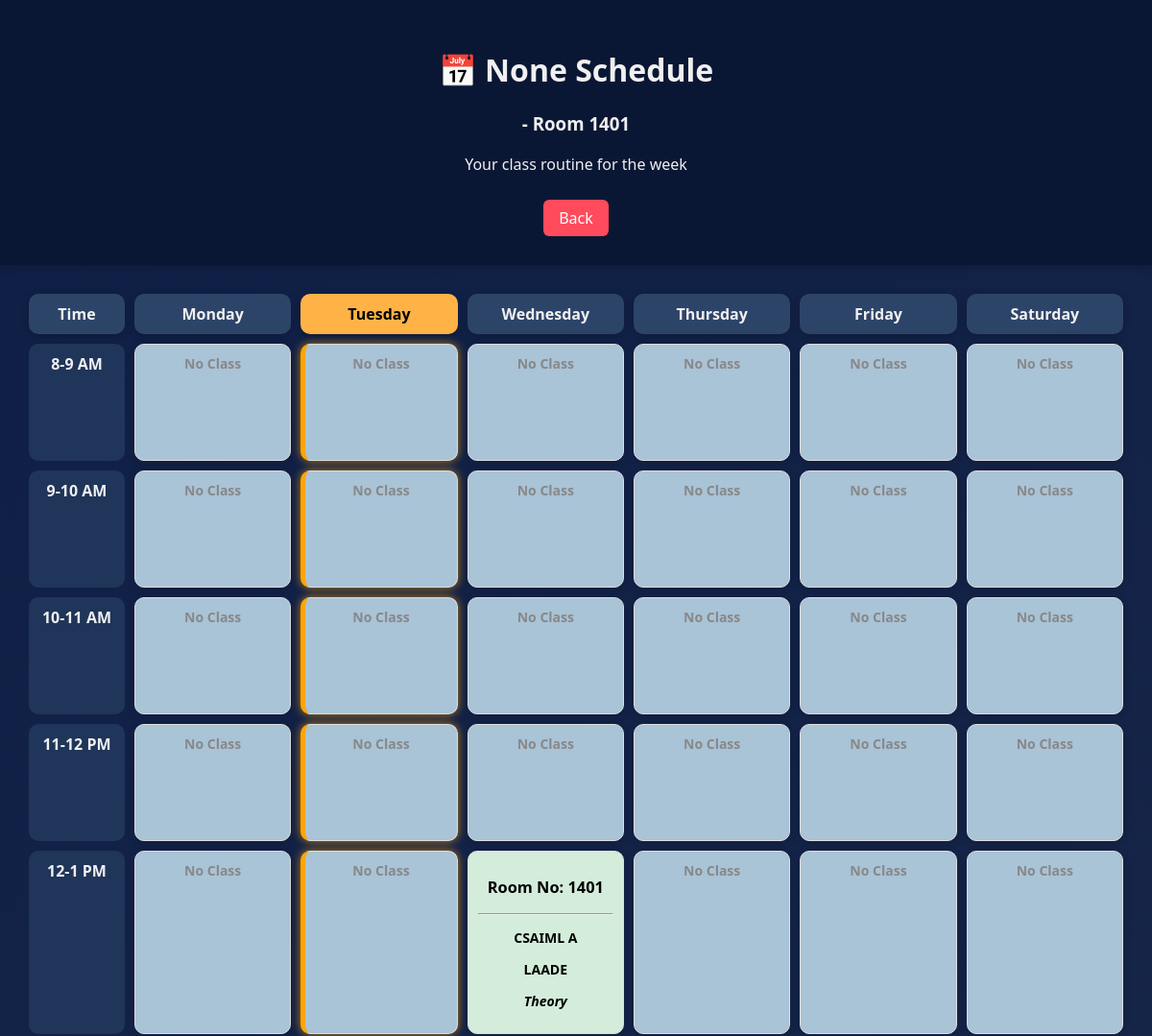
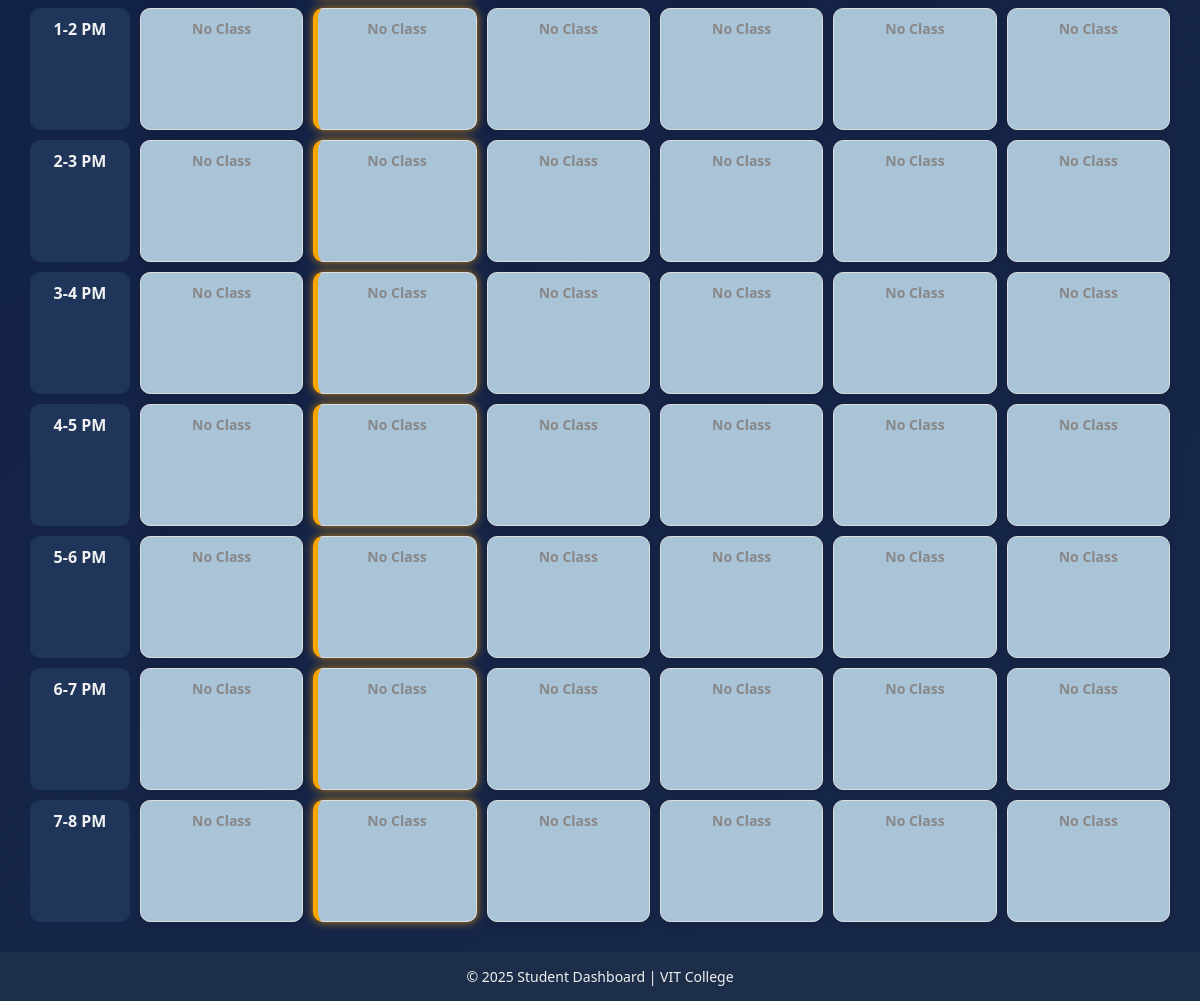
The page /schedule/1401/ on the database its author committed (2 pictures, top to bottom).
### TimeTable/models.py (models this page shows, shortened)
class FacultysTT(models.Model):
    DAYS_CHOICES = [
        ("Monday", "Monday"),
        ("Tuesday", "Tuesday"),
        ("Wednesday", "Wednesday"),
        ("Thursday", "Thursday"),
        ("Friday", "Friday"),
        ("Saturday", "Saturday"),
    ]
    TIME_SLOT_CHOICES = [
        ("8-9 AM", "8-9 AM"),
        ("9-10 AM", "9-10 AM"),
        ("10-11 AM", "10-11 AM"),
        ("11-12 PM", "11-12 PM"),
        ("12-1 PM", "12-1 PM"),
        ("1-2 PM", "1-2 PM"),
        ("2-3 PM", "2-3 PM"),
        ("3-4 PM", "3-4 PM"),
        ("4-5 PM", "4-5 PM"),
        ("5-6 PM", "5-6 PM"),
    ]
    CLASS_TYPE_CHOICES = [
        ("Theory", "Theory"),
        ("Lab", "Lab"),
        ("Tutorial", "Tutorial"),
    ]
    SEM_CHOICES = [(str(i), str(i)) for i in range(1, 8 + 1)]  # 1 to 8
    BATCH_CHOICES = [
        ("all", "All"),
        ("1", "1"),
        ("2", "2"),
        ("3", "3"),
    ]
    YEAR_CHOICES = {
        ("FY","FY"),
        ("SY","SY"),
        ("TY","TY"),
        ("4Y","4Y")
    }
    teachersID = models.IntegerField(default=00000)
    teacher_name = models.ForeignKey(Flogin, on_delete=models.SET_NULL, null=True, related_name="timetable_entries")
    day = models.CharField(max_length=10, choices=DAYS_CHOICES)
    time_slot = models.CharField(max_length=10, choices=TIME_SLOT_CHOICES)
    room_no = models.CharField(max_length=10)
    year = models.CharField(max_length=2, default=None, null=True, choices=YEAR_CHOICES)
    semester = models.CharField(max_length=2,default="NA", choices=SEM_CHOICES)
    course_name = models.CharField(max_length=100, choices=BRANCHES_CHOICES)
    div = models.CharField(max_length=1,default="A")
    subject_name = models.CharField(max_length=100)
    class_type = models.CharField(max_length=10, choices=CLASS_TYPE_CHOICES)
    batch = models.CharField(max_length=10, choices=BATCH_CHOICES, default="all")

### ASEP2/views.py (the view, shortened to what this page needs)
# urls.py: path('schedule/', views.schedule, name='own_schedule'),
def schedule(request, identifier=None):
    data = {}
    today_date = date.today()
    user_data = request.session.get("user")
    role = request.session.get("role")
    is_room_view = False
    TTd = []
    temp_tt = []
    canceled = []
    if identifier is None and role == "Faculty":
        teacher_name = request.session.get("Name")
        TTd = FacultysTT.objects.filter(teacher_name__Name=teacher_name)
        temp_tt = TempFacultysTT.objects.filter(teacher_name=teacher_name, end_date__gte=today_date)
        canceled = CanceledClass.objects.filter(teacher_name=teacher_name, end_date__gte=today_date)
        Name = teacher_name
        data["teachersId"] = user_data["teachersID"]
    else:
        if "-" in identifier:
            try:
                course_name, year, div = identifier.split("-")
                TTd = FacultysTT.objects.filter(course_name=course_name, div=div)
                temp_tt = TempFacultysTT.objects.filter(course_name=course_name, division=div, end_date__gte=today_date)
                canceled = CanceledClass.objects.filter(course_name=course_name, division=div, end_date__gte=today_date)
                Name = f"{course_name} {year} - {div}"
                data["class"] = f"{course_name} - {div}"
            except ValueError:
                return HttpResponse("Invalid identifier format.", status=400)
        else:
            try:
                RoomNo = int(identifier)
                is_room_view = True
                TTd = FacultysTT.objects.filter(room_no=RoomNo)
                temp_tt = TempFacultysTT.objects.filter(room_no=RoomNo, end_date__gte=today_date)
                canceled = CanceledClass.objects.filter(room_no=RoomNo, end_date__gte=today_date)
                Name = f"Room {RoomNo}"
            except ValueError:
                TTd = FacultysTT.objects.filter(teacher_name__Name=identifier)
                temp_tt = TempFacultysTT.objects.filter(teacher_name=identifier, end_date__gte=today_date)
                canceled = CanceledClass.objects.filter(teacher_name=identifier, end_date__gte=today_date)
                Name = identifier
                data["teachersId"] = Flogin.objects.get(Name=identifier).teachersID if Flogin.objects.filter(Name=identifier).exists() else ""
    days = ["Monday", "Tuesday", "Wednesday", "Thursday", "Friday", "Saturday"]
    hours = ['8-9 AM', '9-10 AM', '10-11 AM', '11-12 PM', '12-1 PM', '1-2 PM',
             '2-3 PM', '3-4 PM', '4-5 PM', '5-6 PM', '6-7 PM', '7-8 PM']
    dic = {day: {} for day in days}
    for day in days:
        for hour in hours:
            dic[day][hour] = ("", "", "", "", "", "", "")  # default
            cancel_entry = next((c for c in canceled if c.day == day and c.time_slot == hour), None)
            cancel_remark = f" (Canceled)" if cancel_entry else ""
            temp_entry_found = False
            if not temp_entry_found:
                for entry in TTd:
                    if entry.day == day and entry.time_slot == hour:
                        dic[day][hour] = (
                            entry.room_no,
                            entry.subject_name,
                            entry.teacher_name,
                            entry.class_type + cancel_remark,
                            entry.course_name,
                            entry.div,
                            ""
                        )
                        break
    today = datetime.today().strftime("%A")
    sday = canceled.values_list('start_date', flat=True).first()
    eday = canceled.values_list('end_date', flat=True).first()
    data.update({
        "Name": Name,
        "Role": role,
        "days": days,
        "hours": hours,
        "today": today,
        "dic": dic,
        "sday": sday,
        "eday": eday
    })
    return render(request, 'schedule.html', data)

### TimeTable/templatetags/filters.py (called while the page is built)
@register.filter
def get_item(dictionary, key):
    if isinstance(dictionary, dict):
        return dictionary.get(key)
    return None

### templates/schedule.html (shortened to what this page needs)
{% load static %}
{% load filters %}
<!DOCTYPE html>
<html lang="en">
<head>
  <link rel="stylesheet" href="{% static 'css/schedule.css' %}">
</head>
<body>
  <div class="dashboard-header">
    <h1>📅 {{Role}} Schedule</h1>
    {% if Role == "Student" %}
    <h3> {{Name}}</h3>
    <h3>Branch : {{ class }}, Batch : {{ batch }}</h3>
    {% else %}
    <h3>{{ teachersId }} - {{ Name }}</h3>
    {% endif %}
    <p>Your class routine for the week</p>
    <a href="javascript:history.back()" class="logout-btn">Back</a>
  </div>
  <div class="schedule-wrapper">
    <div class="schedule-table">
      <div class="schedule-row schedule-header">
        <div class="time-slot">Time</div>
        {% for day in days %}
        <div id="{{ day|lower }}" class="day {% if day == today %}highlight-day{% endif %}">
          {{ day }}
        </div>
        {% endfor %}
      </div>
      {% for hour in hours %}
      <div class="schedule-row">
        <div class="time-slot">{{ hour }}</div>
        {% for day in days %}
        {% with day_dict=dic|get_item:day %}
        {% with class_details=day_dict|get_item:hour %}
        {% if class_details.0 %}
        <div class="schedule-box
                                    {% if class_details.3 == 'Theory' %} theory-class
                                    {% elif class_details.3 == 'Lab' %} lab-class
                                    {% elif class_details.3 == 'Tutorial' %} tutorial-class
                                    {% endif %}">
          <h3>Room No: {{ class_details.0 }}</h3>
          <hr>
          <p>{{ class_details.4 }} {{ class_details.5}}</p>
          <p>{{ class_details.1 }}</p>
          <p><em>{{ class_details.3 }}</em></p>
        </div>
        {% else %}
        <div class="schedule-box empty-class {% if day == today %}highlight-box{% endif %}">
          No Class
        </div>
        {% endif %}
        {% endwith %}
        {% endwith %}
        {% endfor %}
      </div>
      {% endfor %}
    </div>
  </div>
  <footer>
    © 2025 Student Dashboard | VIT College
  </footer>
</body>
</html>

### static/css/schedule.css (style rules this page uses)
body { margin: 0; font-family: 'Segoe UI', sans-serif; background: linear-gradient(145deg, #0f1e46, #182848); color: #f0f0f0; }
.dashboard-header { text-align: center; padding: 30px 0; background-color: #0a1734; box-shadow: 0 2px 10px rgba(0, 0, 0, 0.2); }
.logout-btn { background: #ff4b5c; padding: 8px 16px; color: white; border-radius: 6px; text-decoration: none; margin-top: 10px; display: inline-block; }
.schedule-wrapper { padding: 30px; overflow-x: auto; }
.schedule-table { display: grid; grid-template-columns: 100px repeat(6, 1fr); gap: 10px; }
.schedule-row { display: contents; }
.schedule-header .day, .schedule-header .time-slot { font-weight: bold; background-color: #2d4469; text-align: center; padding: 10px; border-radius: 10px; box-shadow: 0 2px 8px rgba(0, 0, 0, 0.2); }
.schedule-box { background-color: #3a5a89; padding: 10px; border-radius: 10px; text-align: center; box-shadow: 0 2px 8px rgba(0, 0, 0, 0.15); font-size: 14px; }
.time-slot { background-color: #1f3559; padding: 10px; border-radius: 10px; text-align: center; font-weight: bold; }
footer { text-align: center; padding: 15px; font-size: 14px; background-color: #1c2e4a; margin-top: auto; }
.highlight-day { background-color: #ffb347 !important; color: #000; font-weight: bold; }
.highlight-box { border-left: 5px solid #ffa500 !important; box-shadow: 0 0 10px rgba(255, 165, 0, 0.7); }
.theory-class { background-color: #d4edda; }
.empty-class { background-color: #f0f0f0; color: #aaa; }

### templates/schedule.html (style rules this page uses)
.schedule-box { flex: 1; border: 1px solid #ddd; padding: 10px; text-align: center; min-height: 100px; color: #000; font-weight: bold; }
.theory-class { background-color: #d4edda; color: #000; }
.empty-class { background-color: #a9c3d7; color: #888; }

### rows shown on the page
FacultysTT: room_no "1401", course_name "CSAIML", subject_name "LAADE", class_type "Theory"

### other values the page prints
{{ Role }} "None"
{{ Name }} "Room 1401"
{{ day }} "Monday" "Tuesday" "Wednesday" "Thursday" "Friday" "Saturday"
{{ hour }} "8-9 AM" "9-10 AM" "10-11 AM" "11-12 PM" "12-1 PM" "1-2 PM" "2-3 PM" "3-4 PM" "4-5 PM" "5-6 PM" "6-7 PM" "7-8 PM"
{{ class_details.5 }} "A"
